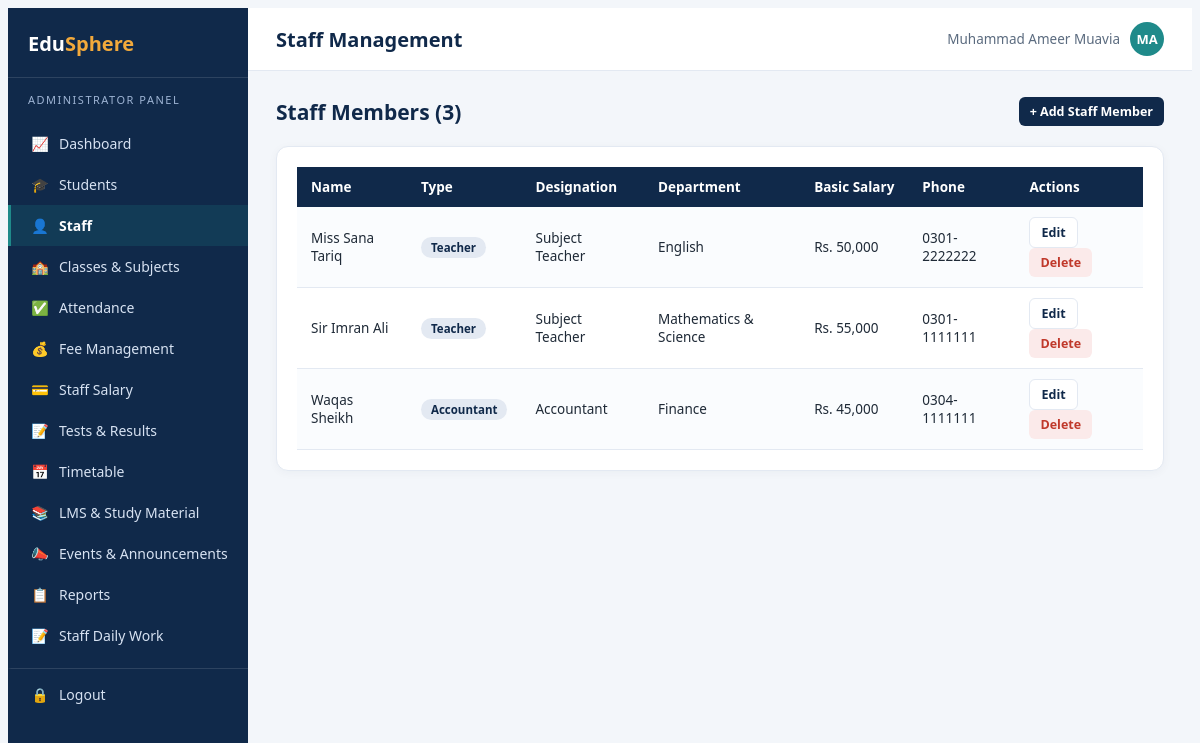
The page /admin/staff.php (signed in) on the database its author committed.
### tables this page shows
CREATE TABLE staff (
    id INT PRIMARY KEY AUTO_INCREMENT,
    user_id INT NOT NULL,
    designation VARCHAR(60) NOT NULL,
    department VARCHAR(60),
    basic_salary DECIMAL(10,2) DEFAULT 0,
    joining_date DATE DEFAULT (CURRENT_DATE),
    FOREIGN KEY (user_id) REFERENCES users(id) ON DELETE CASCADE
);

CREATE TABLE users (
    id INT PRIMARY KEY AUTO_INCREMENT,
    name VARCHAR(100) NOT NULL,
    email VARCHAR(100) NOT NULL UNIQUE,
    password VARCHAR(255) NOT NULL,
    role_id INT NOT NULL,
    phone VARCHAR(20),
    photo VARCHAR(255) DEFAULT NULL,
    status ENUM('active','inactive') DEFAULT 'active',
    created_at TIMESTAMP DEFAULT CURRENT_TIMESTAMP,
    FOREIGN KEY (role_id) REFERENCES roles(id)
);

CREATE TABLE roles (
    id INT PRIMARY KEY AUTO_INCREMENT,
    name VARCHAR(30) NOT NULL UNIQUE
);

### config/functions.php (called while the page is built, shortened)
<?php
function e($str) {
    return htmlspecialchars($str ?? '', ENT_QUOTES, 'UTF-8');
}
function fmt_money($amount) {
    return 'Rs. ' . number_format((float)$amount, 0);
}

### admin/staff.php (the view, shortened to what this page needs)
<?php
require_once '../config/db.php';
require_once '../config/functions.php';
$action = $_GET['action'] ?? 'list';
$editData = null;
$staffList = $conn->query("SELECT st.*, u.name, u.email, u.phone, u.role_id, r.name AS role_name
    FROM staff st JOIN users u ON st.user_id=u.id JOIN roles r ON u.role_id=r.id ORDER BY u.name");
include '../includes/header.php';
?>
<?php if ($action === 'add' || $action === 'edit'): ?>
    <div class="page-head">
        <h2><?= $action === 'add' ? 'Add Staff Member' : 'Edit Staff Member' ?></h2>
        <a href="staff.php" class="btn btn-outline btn-sm">&larr; Back to List</a>
    </div>
    <div class="card" style="max-width:760px;">
        <?php if (!empty($errors)): foreach ($errors as $err): ?><div class="alert alert-error"><?= e($err) ?></div><?php endforeach; endif; ?>
        <form method="post">
            <?= csrf_field() ?>
            <?php if ($action === 'edit'): ?><input type="hidden" name="id" value="<?= $editData['id'] ?>"><?php endif; ?>
            <div class="form-row">
                <div class="form-group"><label>Full Name</label><input class="form-control" name="name" required value="<?= e($editData['name'] ?? '') ?>"></div>
                <div class="form-group"><label>Email</label><input type="email" class="form-control" name="email" required <?= $action === 'edit' ? 'readonly' : '' ?> value="<?= e($editData['email'] ?? '') ?>"></div>
            </div>
            <div class="form-row">
                <div class="form-group"><label>Phone</label><input class="form-control" name="phone" value="<?= e($editData['phone'] ?? '') ?>"></div>
                <div class="form-group"><label>Staff Type</label>
                    <select class="form-control" name="role_type">
                        <option value="teacher" <?= ($editData['role_id'] ?? 2) == 2 ? 'selected' : '' ?>>Teacher</option>
                        <option value="accountant" <?= ($editData['role_id'] ?? 2) == 5 ? 'selected' : '' ?>>Accountant</option>
                    </select>
                </div>
            </div>
            <div class="form-row">
                <div class="form-group"><label>Designation</label><input class="form-control" name="designation" placeholder="e.g. Subject Teacher" value="<?= e($editData['designation'] ?? '') ?>"></div>
                <div class="form-group"><label>Department</label><input class="form-control" name="department" placeholder="e.g. Mathematics" value="<?= e($editData['department'] ?? '') ?>"></div>
            </div>
            <div class="form-row">
                <div class="form-group"><label>Basic Salary (Rs.)</label><input type="number" step="0.01" class="form-control" name="basic_salary" value="<?= e($editData['basic_salary'] ?? '') ?>"></div>
                <div class="form-group"><label>Joining Date</label><input type="date" class="form-control" name="joining_date" value="<?= e($editData['joining_date'] ?? date('Y-m-d')) ?>"></div>
            </div>
            <button class="btn btn-primary" type="submit"><?= $action === 'add' ? 'Add Staff' : 'Save Changes' ?></button>
        </form>
    </div>
<?php else: ?>
    <div class="page-head">
        <h2>Staff Members (<?= $staffList->num_rows ?>)</h2>
        <a href="?action=add" class="btn btn-primary btn-sm">+ Add Staff Member</a>
    </div>
    <div class="card">
        <div class="table-wrap">
        <table class="tbl">
            <tr><th>Name</th><th>Type</th><th>Designation</th><th>Department</th><th>Basic Salary</th><th>Phone</th><th>Actions</th></tr>
            <?php if ($staffList->num_rows === 0): ?>
                <tr><td colspan="7" class="text-center muted">No staff members found.</td></tr>
            <?php else: while ($s = $staffList->fetch_assoc()): ?>
                <tr>
                    <td><?= e($s['name']) ?></td>
                    <td><span class="badge badge-blue"><?= ucfirst(e($s['role_name'])) ?></span></td>
                    <td><?= e($s['designation']) ?></td>
                    <td><?= e($s['department']) ?></td>
                    <td><?= fmt_money($s['basic_salary']) ?></td>
                    <td><?= e($s['phone']) ?></td>
                    <td>
                        <a href="?action=edit&id=<?= $s['id'] ?>" class="btn btn-outline btn-sm">Edit</a>
                        <a href="?action=delete&id=<?= $s['id'] ?>" class="btn btn-danger btn-sm" onclick="return confirm('Remove this staff member permanently?')">Delete</a>
                    </td>
                </tr>
            <?php endwhile; endif; ?>
        </table>
        </div>
    </div>
<?php endif; ?>
<?php include '../includes/footer.php'; ?>

### assets/css/style.css (style rules this page uses)
:root { --navy: #10294A; --navy-light: #1B3A63; --teal: #1F8A8A; --amber: #F2A93B; --coral: #E4572E; --blue: #2F5D8C; --bg: #F3F6FA; --text: #1F2A37; --muted: #5B6B7F; --border: #E3E9F2; }
* { box-sizing: border-box; }
body { background: var(--bg); color: var(--text); font-family: 'Segoe UI', Calibri, Arial, sans-serif; font-size: 15px; }
a { text-decoration: none; }
.card { background: #fff; border-radius: 12px; border: 1px solid var(--border); box-shadow: 0 2px 10px rgba(16,41,74,0.04); padding: 20px; }
.btn { display: inline-flex; align-items: center; gap: 6px; padding: 9px 16px; border-radius: 8px; font-size: 13.5px; font-weight: 600; border: none; cursor: pointer; text-decoration: none; }
.btn-primary { background: var(--navy); color: #fff; }
.btn-outline { background: #fff; color: var(--navy); border: 1px solid var(--border); }
.btn-sm { padding: 6px 11px; font-size: 12.5px; border-radius: 6px; }
.btn-danger { background: #fbeaea; color: #C0392B; }
.table-wrap { overflow-x: auto; }
table.tbl { width: 100%; border-collapse: collapse; font-size: 13.5px; }
table.tbl th { background: var(--navy); color: #fff; text-align: left; padding: 11px 14px; font-weight: 600; white-space: nowrap; }
table.tbl td { padding: 10px 14px; border-bottom: 1px solid var(--border); vertical-align: middle; }
table.tbl tr:nth-child(even) td { background: #FAFCFE; }
.badge { display: inline-block; padding: 3px 10px; border-radius: 20px; font-size: 11.5px; font-weight: 700; }
.badge-blue { background: #E3E9F2; color: var(--navy); }
.page-head { display: flex; justify-content: space-between; align-items: center; margin-bottom: 20px; flex-wrap: wrap; gap: 10px; }
.page-head h2 { font-size: 21px; font-weight: 700; color: var(--navy); margin: 0; }

### rows shown on the page
staff: user.name "Miss Sana Tariq", roles.name "Teacher", designation "Subject Teacher", department "English", basic_salary "Rs. 50,000", user.phone "0301-2222222"
staff: user.name "Sir Imran Ali", roles.name "Teacher", designation "Subject Teacher", department "Mathematics & Science", basic_salary "Rs. 55,000", user.phone "0301-1111111"
staff: user.name "Waqas Sheikh", roles.name "Accountant", designation "Accountant", department "Finance", basic_salary "Rs. 45,000", user.phone "0304-1111111"

### other values the page prints
$roleLabels[$role] "ADMINISTRATOR"
$item[2] "📈"
$item[1] "Dashboard"
$item[2] "🎓"
$item[1] "Students"
$item[2] "👤"
$item[1] "Staff"
$item[2] "🏫"
$item[1] "Classes & Subjects"
$item[2] "✅"
$item[1] "Attendance"
$item[2] "💰"
$item[1] "Fee Management"
$item[2] "💳"
$item[1] "Staff Salary"
